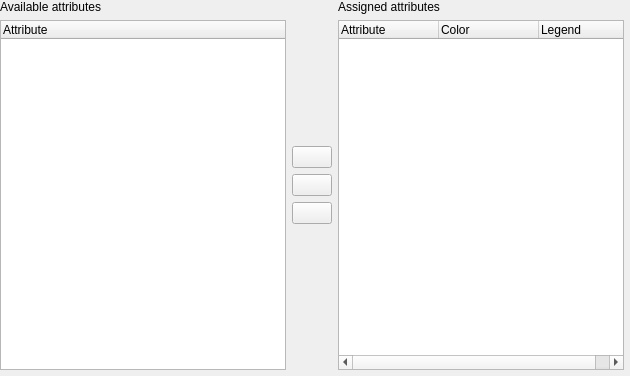
                <widget class="QWidget" name="scrollAreaWidgetContents">
                 <property name="geometry">
                  <rect>
                   <x>0</x>
                   <y>0</y>
                   <width>630</width>
                   <height>376</height>
                  </rect>
                 </property>
                 <layout class="QHBoxLayout" name="horizontalLayout_6">
                  <property name="leftMargin">
                   <number>0</number>
                  </property>
                  <property name="topMargin">
                   <number>0</number>
                  </property>
                  <property name="rightMargin">
                   <number>6</number>
                  </property>
                  <property name="bottomMargin">
                   <number>6</number>
                  </property>
                  <item>
                   <layout class="QVBoxLayout" name="availAttributesLayout">
                    <item>
                     <widget class="QLabel" name="label">
                      <property name="text">
                       <string>Available attributes</string>
                      </property>
                     </widget>
                    </item>
                    <item>
                     <widget class="QTreeWidget" name="mAttributesTreeWidget">
                      <property name="selectionMode">
                       <enum>QAbstractItemView::ExtendedSelection</enum>
                      </property>
                      <property name="indentation">
                       <number>0</number>
                      </property>
                      <property name="rootIsDecorated">
                       <bool>false</bool>
                      </property>
                      <property name="itemsExpandable">
                       <bool>false</bool>
                      </property>
                      <property name="expandsOnDoubleClick">
                       <bool>false</bool>
                      </property>
                      <property name="columnCount">
                       <number>1</number>
                      </property>
                      <column>
                       <property name="text">
                        <string notr="true">Attribute</string>
                       </property>
                      </column>
                     </widget>
                    </item>
                   </layout>
                  </item>
                  <item>
                   <layout class="QVBoxLayout" name="attributeButtonLayout">
                    <item>
                     <spacer name="verticalSpacer">
                      <property name="orientation">
                       <enum>Qt::Vertical</enum>
                      </property>
                      <property name="sizeHint" stdset="0">
                       <size>
                        <width>20</width>
                        <height>0</height>
                       </size>
                      </property>
                     </spacer>
                    </item>
                    <item>
                     <widget class="QPushButton" name="mAddAttributeExpression">
                      <property name="enabled">
                       <bool>true</bool>
                      </property>
                      <property name="toolTip">
                       <string>Add expression</string>
                      </property>
                      <property name="icon">
                       <iconset resource="../../images/images.qrc">
                        <normaloff>:/images/themes/default/mIconExpressionEditorOpen.svg</normaloff>:/images/themes/default/mIconExpressionEditorOpen.svg</iconset>
                      </property>
                      <property name="iconSize">
                       <size>
                        <width>24</width>
                        <height>16</height>
                       </size>
                      </property>
                     </widget>
                    </item>
                    <item>
                     <widget class="QPushButton" name="mAddCategoryPushButton">
                      <property name="sizePolicy">
                       <sizepolicy hsizetype="Minimum" vsizetype="Fixed">
                        <horstretch>0</horstretch>
                        <verstretch>0</verstretch>
                       </sizepolicy>
                      </property>
                      <property name="text">
                       <string/>
                      </property>
                      <property name="icon">
                       <iconset resource="../../images/images.qrc">
                        <normaloff>:/images/themes/default/symbologyAdd.svg</normaloff>:/images/themes/default/symbologyAdd.svg</iconset>
                      </property>
                     </widget>
                    </item>
                    <item>
                     <widget class="QPushButton" name="mRemoveCategoryPushButton">
                      <property name="sizePolicy">
                       <sizepolicy hsizetype="Minimum" vsizetype="Fixed">
                        <horstretch>0</horstretch>
                        <verstretch>0</verstretch>
                       </sizepolicy>
                      </property>
                      <property name="text">
                       <string/>
                      </property>
                      <property name="icon">
                       <iconset resource="../../images/images.qrc">
                        <normaloff>:/images/themes/default/symbologyRemove.svg</normaloff>:/images/themes/default/symbologyRemove.svg</iconset>
                      </property>
                     </widget>
                    </item>
                    <item>
                     <spacer name="verticalSpacer_5">
                      <property name="orientation">
                       <enum>Qt::Vertical</enum>
                      </property>
                      <property name="sizeHint" stdset="0">
                       <size>
                        <width>20</width>
                        <height>0</height>
                       </size>
                      </property>
                     </spacer>
                    </item>
                   </layout>
                  </item>
                  <item>
                   <layout class="QVBoxLayout" name="assignedAttributesLayout">
                    <item>
                     <widget class="QLabel" name="Assigened">
                      <property name="text">
                       <string>Assigned attributes</string>
                      </property>
                     </widget>
                    </item>
                    <item>
                     <widget class="QTreeWidget" name="mDiagramAttributesTreeWidget">
                      <property name="toolTip">
                       <string>Drag and drop to reorder</string>
                      </property>
                      <property name="dragEnabled">
                       <bool>true</bool>
                      </property>
                      <property name="dragDropMode">
                       <enum>QAbstractItemView::InternalMove</enum>
                      </property>
                      <property name="defaultDropAction">
                       <enum>Qt::TargetMoveAction</enum>
                      </property>
                      <property name="selectionMode">
                       <enum>QAbstractItemView::ExtendedSelection</enum>
                      </property>
                      <property name="indentation">
                       <number>0</number>
                      </property>
                      <property name="rootIsDecorated">
                       <bool>false</bool>
                      </property>
                      <property name="itemsExpandable">
                       <bool>false</bool>
                      </property>
                      <property name="columnCount">
                       <number>3</number>
                      </property>
                      <column>
                       <property name="text">
                        <string>Attribute</string>
                       </property>
                      </column>
                      <column>
                       <property name="text">
                        <string>Color</string>
                       </property>
                      </column>
                      <column>
                       <property name="text">
                        <string>Legend</string>
                       </property>
                      </column>
                     </widget>
                    </item>
                   </layout>
                  </item>
                 </layout>
                </widget>
